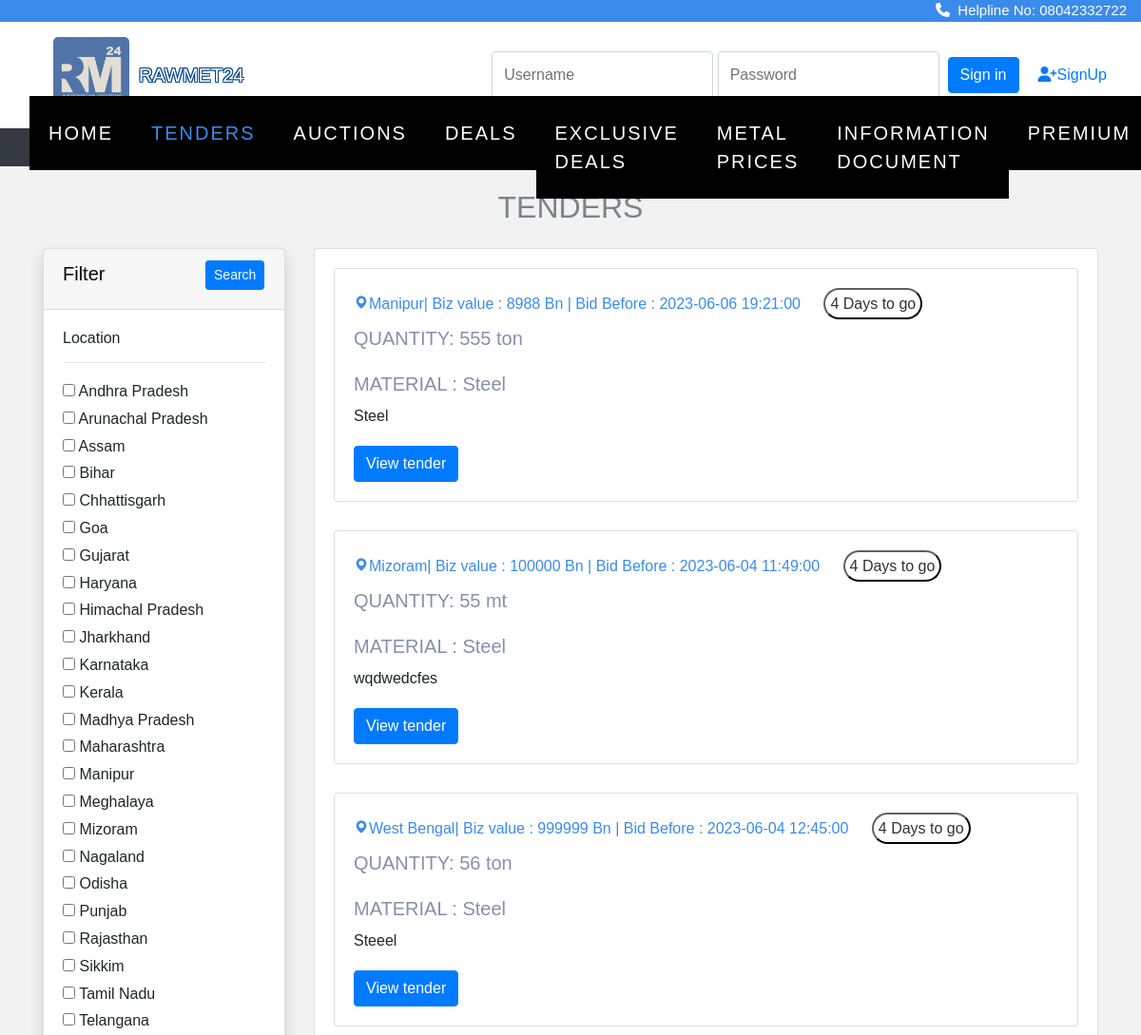
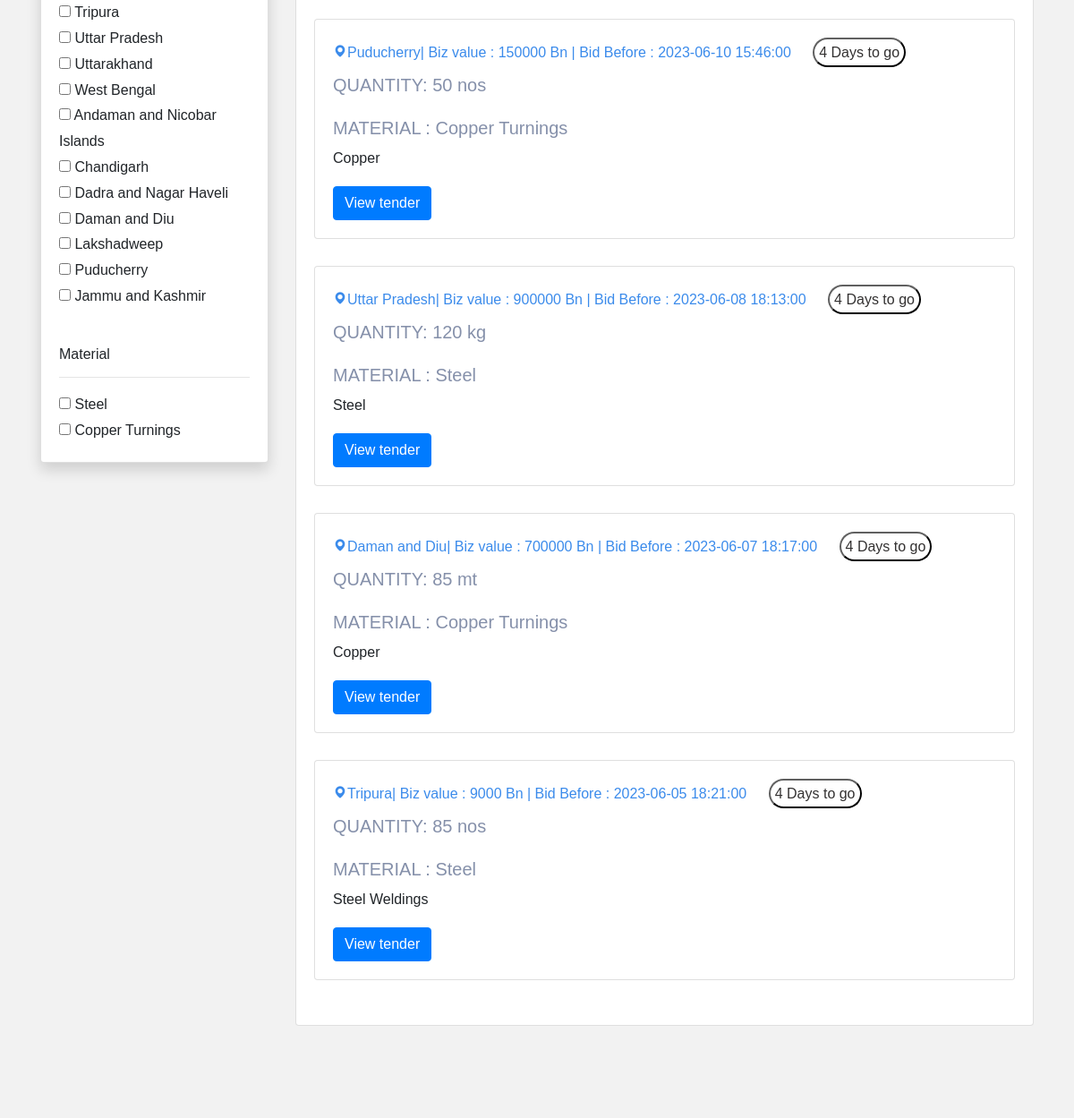
The page /tender/tender.php (upper part) on the database as committed earlier (2 pictures, top to bottom).
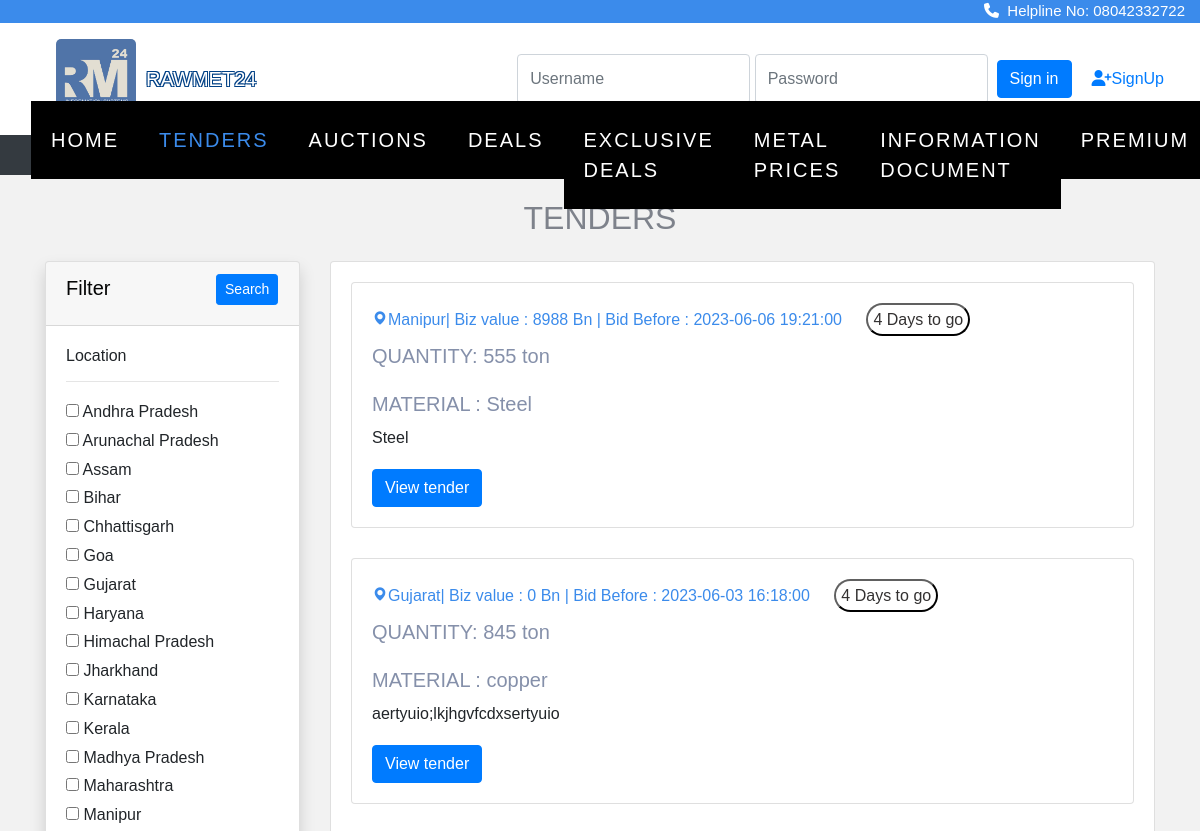
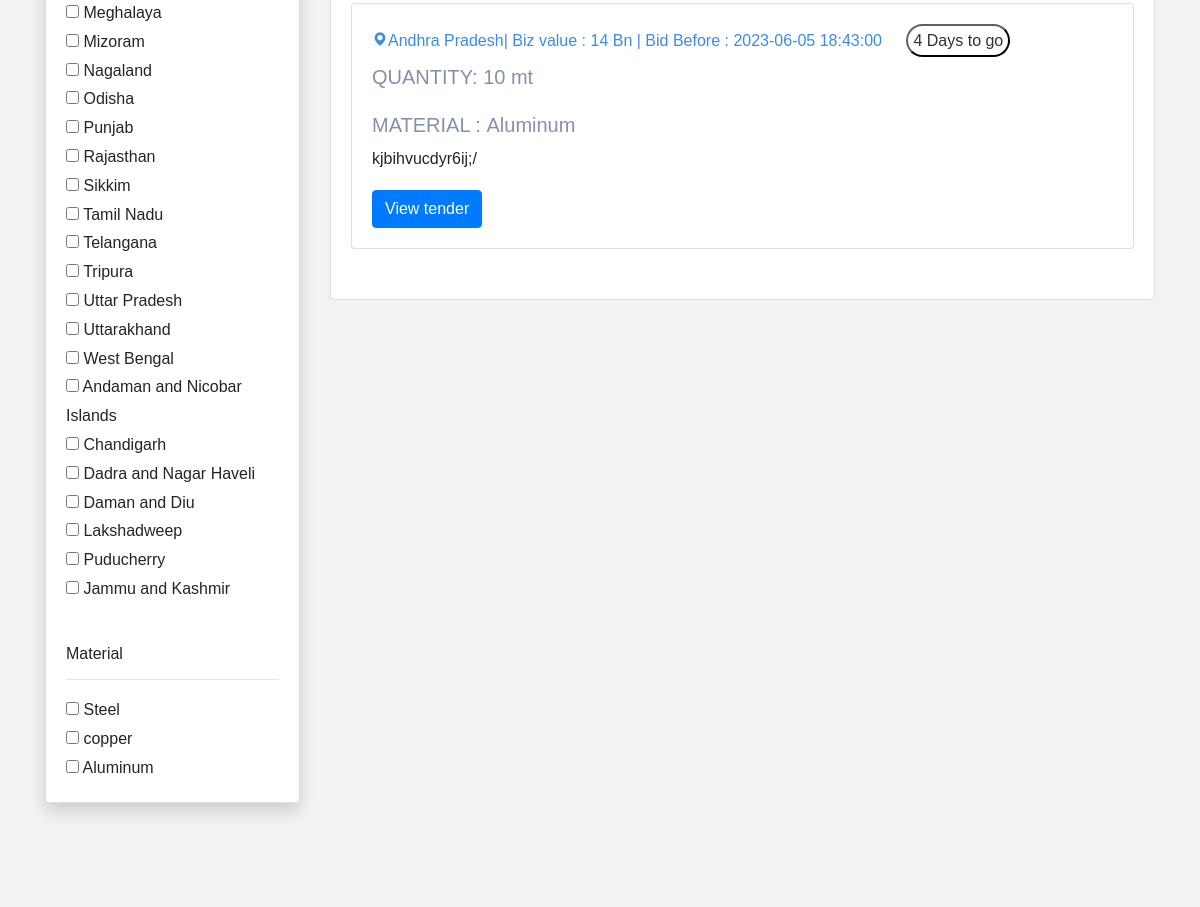
The same page on the database as committed later (2 pictures, top to bottom).
### tables this page shows
CREATE TABLE `location` (
  `state_id` int(11) NOT NULL,
  `state_name` varchar(50) DEFAULT NULL
);

CREATE TABLE `tenders` (
  `id` int(11) NOT NULL,
  `category` varchar(255) DEFAULT NULL,
  `infoId` varchar(255) DEFAULT NULL,
  `ownership` varchar(255) DEFAULT NULL,
  `tenderLocation` varchar(255) DEFAULT NULL,
  `sector` varchar(255) DEFAULT NULL,
  `tenderNumber` int(255) DEFAULT NULL,
  `tenderDesc` text DEFAULT NULL,
  `material` varchar(255) DEFAULT NULL,
  `quantity` varchar(255) NOT NULL,
  `publishingDatetime` datetime DEFAULT NULL,
  `startDatetime` datetime DEFAULT NULL,
  `endDatetime` datetime DEFAULT NULL,
  `emdType` varchar(255) DEFAULT NULL,
  `emdAmt` int(11) DEFAULT NULL,
  `tenderValue` int(255) NOT NULL,
  `companyName` varchar(255) DEFAULT NULL,
  `location` varchar(255) DEFAULT NULL,
  `street` varchar(255) DEFAULT NULL,
  `city` varchar(255) DEFAULT NULL,
  `telephone` varchar(255) DEFAULT NULL,
  `email` varchar(255) DEFAULT NULL,
  `contactPerson` varchar(255) DEFAULT NULL,
  `img` varchar(300) NOT NULL,
  `file` varchar(300) NOT NULL
);

### tender/tender.php (the view, shortened to what this page needs)
<?php
include "connect.php";
?>
<!doctype html>
<html lang="en">
  <head>
    <link rel="stylesheet" href="https://cdn.jsdelivr.net/npm/bootstrap@4.0.0/dist/css/bootstrap.min.css">
<link rel="stylesheet" href="https://stackpath.bootstrapcdn.com/font-awesome/4.7.0/css/font-awesome.min.css">
<link rel="stylesheet" href="https://cdnjs.cloudflare.com/ajax/libs/font-awesome/4.7.0/css/font-awesome.min.css">
<link rel="stylesheet" href="css/style.css">
<link rel="stylesheet" href="css/_buttons.scss">
<link rel="stylesheet" href="css/buttons.scss">
<link rel="stylesheet" href="css/auction.css">
<link rel="stylesheet" href="css/reboot.scss">
<link rel="stylesheet" href="https://cdnjs.cloudflare.com/ajax/libs/font-awesome/6.4.0/css/all.min.css">
<link href='https://unpkg.com/boxicons@2.1.4/css/boxicons.min.css' rel='stylesheet'>
<link rel="stylesheet" href="https://cdnjs.cloudflare.com/ajax/libs/font-awesome/4.7.0/css/font-awesome.min.css">
<link rel="stylesheet" type="text/css" href="https://stackpath.bootstrapcdn.com/bootstrap/4.4.1/css/bootstrap.min.css">
<link rel="stylesheet" type="text/css" href="https://pixinvent.com/stack-responsive-bootstrap-4-admin-template/app-assets/css/bootstrap-extended.min.css">
<link rel="stylesheet" type="text/css" href="https://pixinvent.com/stack-responsive-bootstrap-4-admin-template/app-assets/fonts/simple-line-icons/style.min.css">
</head>
</head>
<body>
<div class="strip">
  <a href="#"><i class="fa-solid fa-phone"></i>&nbsp Helpline No: 08042332722</a>
</div>
<section class="ftco-section" style="padding-top: 5px;">
<section
           class="d-flex justify-content-between p-3"
           style="background-color:white"
           >
    <div class="me-5">
      <img src="image/rawmetlogo.jpeg" width="80px" height="auto" style="border-radius: 5px; margin-left: 40px;">
    </div>&nbsp   <p style=" position:absolute; margin-left:130px; margin-top: 25px;" class="tft desktop-view">RAWMET24</p>
    <?php
       if(!isset($_SESSION['name'])){
       ?>
         <form class="form-inline" action="verify.php" method="post">
           <input type="email" class="form-control" name="email" placeholder="Username" name="email">
           <input type="password" class="form-control" name="password" placeholder="Password" name="pswd">&nbsp&nbsp
           <br>
           <button class="btn btn-primary" type="submit">Sign in</button>
           <a href="signup.html" style="font-size: medium; padding: 20px; ">
             <i class="fa-solid fa-user-plus"></i>SignUp
           </a>
         </form>
<?php
} ?>
  </section>
<nav class="navbar navbar-expand-lg navbar-dark ftco_navbar bg-dark ftco-navbar-light" id="ftco-navbar">
<div class="container-fluid">
<div class="collapse navbar-collapse" id="ftco-nav">
<ul class="navbar-nav m-auto">
<li class="nav-item "><a href="home.php" class="nav-link">Home</a></li>
<li class="nav-item active"><a href="tender.php" class="nav-link">Tenders</a></li>
<li class="nav-item "><a href="auction.php" class="nav-link">Auctions</a></li>
<li class="nav-item "><a href="deals.php" class="nav-link">Deals</a></li>
<li class="nav-item"><a href="exclusivedeals.php" class="nav-link">Exclusive Deals</a></li>
<li class="nav-item"><a href="metalsearch.php" class="nav-link">Metal Prices</a></li>
<li class="nav-item"><a href="info_page.php" class="nav-link">Information Document</a></li>
<li class="nav-item"><a href="price.html" class="nav-link">Premium</a></li>
</ul>
</div>
</div>
</nav>
</section>
<section class="home">
<br>
 <center>
 <h2 style="color: #7e828b;">TENDERS</h2> </center>
    <div class="container">
        <div class="row">
            <div class="col-md-3">
                <form action="tender.php?l=" method="GET">
                    <div class="card shadow mt-3">
                        <div class="card-header">
                            <h5>Filter&nbsp&nbsp&nbsp&nbsp&nbsp&nbsp&nbsp&nbsp&nbsp&nbsp&nbsp&nbsp&nbsp&nbsp&nbsp&nbsp&nbsp&nbsp
                                <button type="submit" class="btn btn-primary btn-sm float-end" >Search</button>
                            </h5>
                        </div>
                        <div class="card-body">
                            <h6>Location</h6>
                            <hr>
                            <?php
                            $brand_query = "SELECT * FROM location";
                            $brand_query_run = mysqli_query($con, $brand_query);
                            if (mysqli_num_rows($brand_query_run) > 0) {
                                foreach ($brand_query_run as $locationlist) {
                                    ?>
                                    <div id="checkbox">
                                        <input type="checkbox" name="locations" value="<?= $locationlist['state_name']; ?>"
                                            ?>>
                                        <?= $locationlist['state_name']; ?>
                                    </div>
                                    <?php
                                }
                            } else {
                                echo "No locations Found";
                            }
                            ?>
                        </div>
                        <div class="card-body">
                            <h6>Material</h6>
                            <hr>
                            <?php
                            $brand_query = "SELECT DISTINCT material FROM tenders";
                            $brand_query_run = mysqli_query($con, $brand_query);
                            if (mysqli_num_rows($brand_query_run) > 0) {
                                foreach ($brand_query_run as $materiallist) {
                                    ?>
                                    <div id="checkbox">
                                        <input type="checkbox" name="materials" value="<?= $materiallist['material']; ?>"
                                            ?>>
                                        <?= $materiallist['material']; ?>
                                    </div>
                                    <?php
                                }
                            } else {
                                echo "No materials Found";
                            }
                            ?>
                        </div>
                    </div>
                </form>
            </div>
            <div class="col-md-9 mt-3">
                <div class="card ">
                    <div class="card-body row">
                        <?php
                        if (isset($_GET['locations'])) {
                            $branchecked = [];
                            $branchecked[0] = $_GET['locations'];
                            foreach ($branchecked as $rowbrand) {
                                 $sql = "SELECT * FROM tenders WHERE tenderLocation='".$rowbrand."'";
                                $result = mysqli_query($con, $sql);
                                if (mysqli_num_rows($result) > 0) {
                                    foreach ($result as $row):
                                        ?>
                                       <div class="col-md-12 grid-margin stretch-card">
                    <div class="card">
                    <div class="card-body">
                    <h6 style="color:#3b8beb; "> <i class='bx bxs-map'></i><?php echo $row['tenderLocation'];?>
                    | Approximate Value : <?php echo $row['tenderValue'];?> Bn | Bid Before : <?php echo $row['endDatetime'];?> <button style="padding:5px ;border-color: #0c0c0c; border-radius: 20px; color: #333131; background-color: #ffffff; margin-left: 20px;">4 Days to go</button></h6>
                        <h5 style="color:#8590aa; font-family: 'Montserrat', sans-serif;"> MATERIAL :&nbsp<?php echo $row['material'];?><br> <br> <p>QUANTITY:&nbsp<?php echo $row['quantity'];?></p></h5>
                        <p><?php echo $row['tenderDesc'];?></p>
    <a href="tend_page.php?g=<?php echo $row['id'];?>"><button class="btn btn-primary" type="submit">View tender</button></a></h6>
                      </div>
                    </div>
                  </div>
                                        <?php
                                    endforeach;
                                }else {
                                  echo "No Items Found";
                              }
                            }
                      }
                        else {
                            $sql = "SELECT * FROM tenders";
                            $result = mysqli_query($con, $sql);
                            if (mysqli_num_rows($result) > 0) {
                                foreach ($result as $row):
                                    ?>
                                    <div class="col-md-12 grid-margin stretch-card">
                    <div class="card">
                        <div class="card-body">
                                              <h6 style="color:#3b8beb; "> <i class='bx bxs-map'></i><?php echo $row['tenderLocation'];?>| Biz value : <?php echo $row['tenderValue'];?> Bn | Bid Before :
                                                <?php echo $row['endDatetime'];?>
                                                 <button style="padding:5px ;border-color: #0c0c0c; border-radius: 20px; color: #333131; background-color: #ffffff; margin-left: 20px;">4 Days to go</button></h6>
                        <h5 style="color:#8590aa; font-family: 'Montserrat', sans-serif;">QUANTITY:&nbsp<?php echo $row['quantity'];?><br> <br>
                        MATERIAL :&nbsp<?php echo $row['material'];?>&nbsp
                        </h5>
    <p><?php echo $row['tenderDesc'];?></p>
    <a href="tend_page.php?g=<?php echo $row['id'];?>"><button class="btn btn-primary" type="submit">View tender</button></a></h6>
                      </div>
                    </div>
                  </div>
                                <?php
                                endforeach;
                            } else {
                                echo "No Items Found";
                            }
                        }
                        ?>
                </div>
            </div>
        </div>
    </div>
    </div>
    <br><br>
    <center style="color: #3b8beb;">
    <br><br>
</body>
</html>

### tender/css/auction.css (style rules this page uses)
.d-flex { display: flex !important; }
.grid-margin, .purchase-popup { margin-bottom: 1.875rem; }
.stretch-card>.card { width: 100%; min-width: 100%; }
.row { display: flex; flex-wrap: wrap; margin-right: -15px; margin-left: -15px; }
.card { margin-top: 0%; margin-bottom: 0%; }

### tender/tender.php (style rules this page uses)
body { font-family: Arial, Helvetica, sans-serif; }
.strip { width: 100%; background-color: #3b8beb; overflow: auto; }
.strip a { float: right; margin-right: 15px; padding-left: 10px; color: white; text-decoration: none; font-size: 15px; }

Rows that differ between the two databases and show on the page:
removed tenders: tenderLocation "Mizoram", tenderValue "100000", endDatetime "2023-06-04 11:49:00", quantity "55 mt", material "Steel", tenderDesc "wqdwedcfes"
removed tenders: tenderLocation "West Bengal", tenderValue "999999", endDatetime "2023-06-04 12:45:00", quantity "56 ton", material "Steel", tenderDesc "Steeel"
removed tenders: tenderLocation "Puducherry", tenderValue "150000", endDatetime "2023-06-10 15:46:00", quantity "50 nos", material "Copper Turnings", tenderDesc "Copper"
removed tenders: tenderLocation "Uttar Pradesh", tenderValue "900000", endDatetime "2023-06-08 18:13:00", quantity "120 kg", material "Steel", tenderDesc "Steel"
removed tenders: tenderLocation "Daman and Diu", tenderValue "700000", endDatetime "2023-06-07 18:17:00", quantity "85 mt", material "Copper Turnings", tenderDesc "Copper"
removed tenders: tenderLocation "Tripura", tenderValue "9000", endDatetime "2023-06-05 18:21:00", quantity "85 nos", material "Steel", tenderDesc "Steel Weldings"
added tenders: tenderLocation "Gujarat", tenderValue "0", endDatetime "2023-06-03 16:18:00", quantity "845 ton", material "copper", tenderDesc "aertyuio;lkjhgvfcdxsertyuio"
added tenders: tenderLocation "Andhra Pradesh", tenderValue "14", endDatetime "2023-06-05 18:43:00", quantity "10 mt", material "Aluminum", tenderDesc "kjbihvucdyr6ij;/"
Other text that changed with them:
new list line: "☐ copper"
new list line: "☐ Aluminum"
list line gone: "☐ Copper Turnings"
